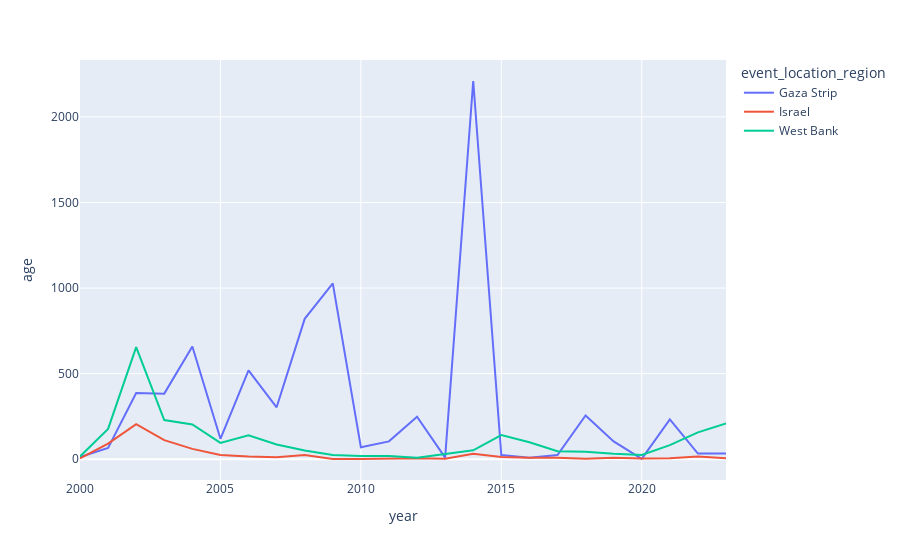

The notebook cell saved with this chart:
### Code cell
px.line(df.groupby(['event_location_region','year']).age.count().reset_index(),x='year',y='age',color='event_location_region')

### Figure 1 — Plotly figure (JSON) as saved in the notebook; plotly's stock layout.template omitted (floating-point values rounded to 4 significant figures)
{"data": [{"hovertemplate": "event_location_region=Gaza Strip<br>year=%{x}<br>age=%{y}<extra></extra>", "legendgroup": "Gaza Strip", "line": {"color": "#636efa", "dash": "solid"}, "marker": {"symbol": "circle"}, "mode": "lines", "name": "Gaza Strip", "orientation": "v", "showlegend": true, "type": "scatter", "x": [2000, 2001, 2002, 2003, 2004, 2005, 2006, 2007, 2008, 2009, 2010, 2011, 2012, 2013, 2014, 2015, 2016, 2017, 2018, 2019, 2020, 2021, 2022, 2023], "xaxis": "x", "y": [13, 66, 387, 383, 658, 119, 519, 303, 820, 1027, 70, 104, 248, 9, 2210, 24, 9, 24, 255, 104, 2, 232, 33, 33], "yaxis": "y"}, {"hovertemplate": "event_location_region=Israel<br>year=%{x}<br>age=%{y}<extra></extra>", "legendgroup": "Israel", "line": {"color": "#EF553B", "dash": "solid"}, "marker": {"symbol": "circle"}, "mode": "lines", "name": "Israel", "orientation": "v", "showlegend": true, "type": "scatter", "x": [2000, 2001, 2002, 2003, 2004, 2005, 2006, 2007, 2008, 2009, 2010, 2011, 2012, 2013, 2014, 2015, 2016, 2017, 2018, 2019, 2020, 2021, 2022, 2023], "xaxis": "x", "y": [4, 91, 205, 111, 60, 24, 15, 11, 24, 1, 1, 4, 5, 3, 31, 13, 8, 9, 2, 8, 4, 6, 15, 6], "yaxis": "y"}, {"hovertemplate": "event_location_region=West Bank<br>year=%{x}<br>age=%{y}<extra></extra>", "legendgroup": "West Bank", "line": {"color": "#00cc96", "dash": "solid"}, "marker": {"symbol": "circle"}, "mode": "lines", "name": "West Bank", "orientation": "v", "showlegend": true, "type": "scatter", "x": [2000, 2001, 2002, 2003, 2004, 2005, 2006, 2007, 2008, 2009, 2010, 2011, 2012, 2013, 2014, 2015, 2016, 2017, 2018, 2019, 2020, 2021, 2022, 2023], "xaxis": "x", "y": [16, 177, 655, 229, 203, 95, 139, 86, 51, 25, 18, 19, 8, 30, 52, 141, 99, 47, 43, 32, 25, 82, 157, 209], "yaxis": "y"}], "layout": {"legend": {"title": {"text": "event_location_region"}, "tracegroupgap": 0}, "margin": {"t": 60}, "xaxis": {"anchor": "y", "domain": [0, 1], "title": {"text": "year"}}, "yaxis": {"anchor": "x", "domain": [0, 1], "title": {"text": "age"}}}}
